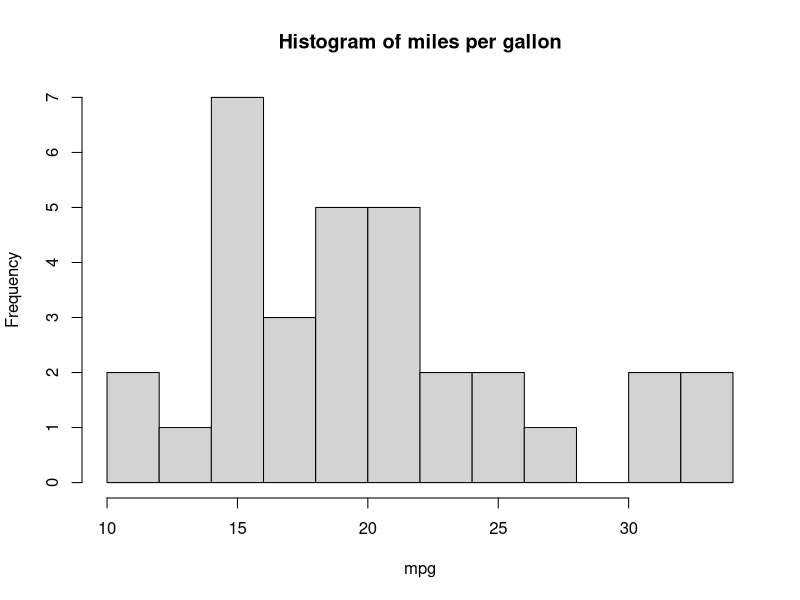
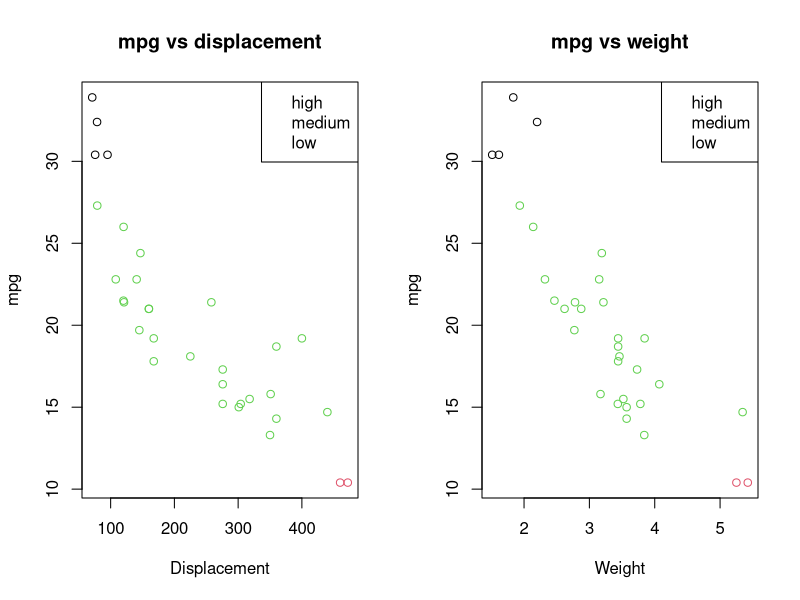
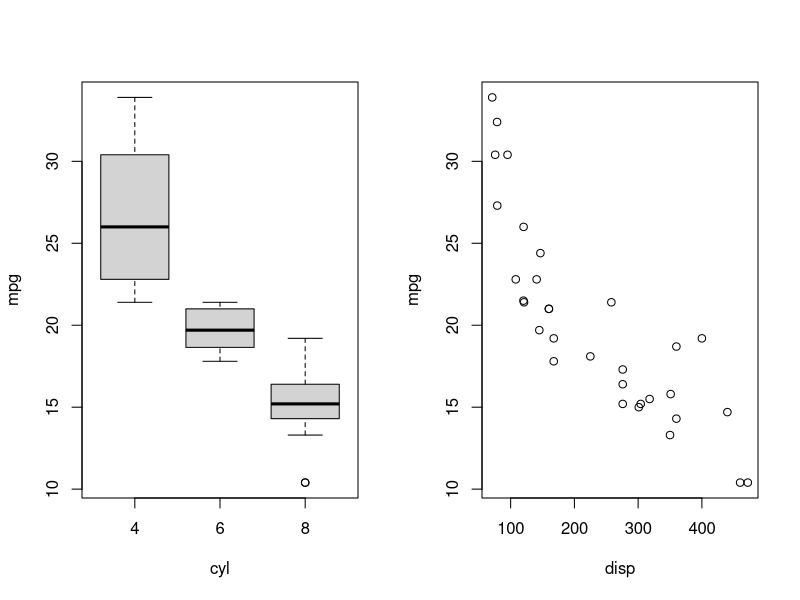
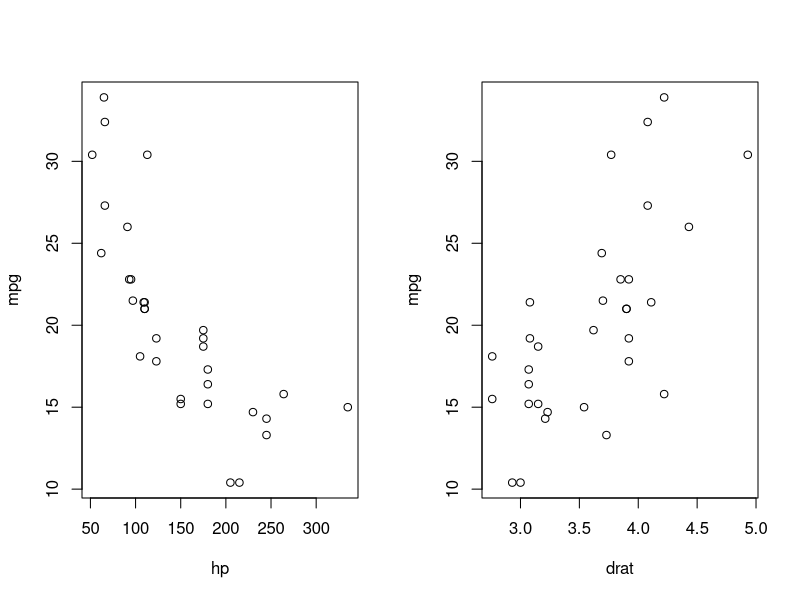
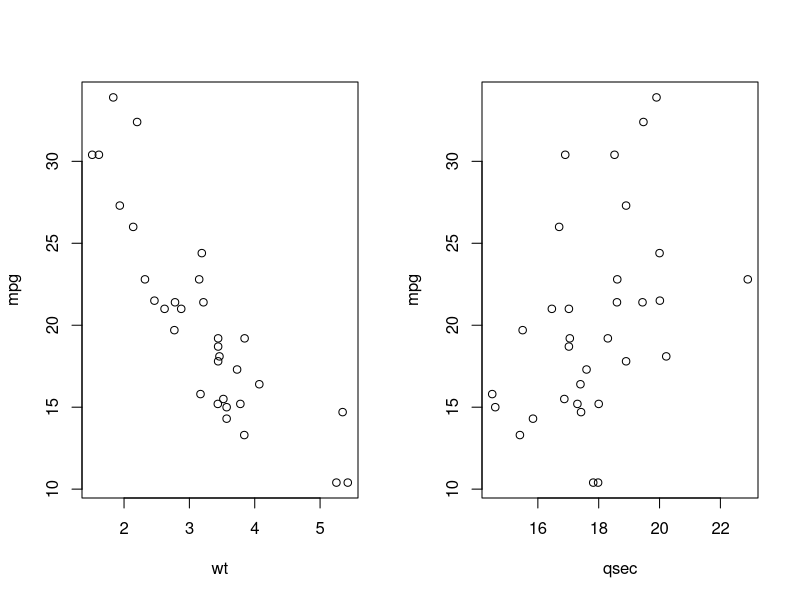
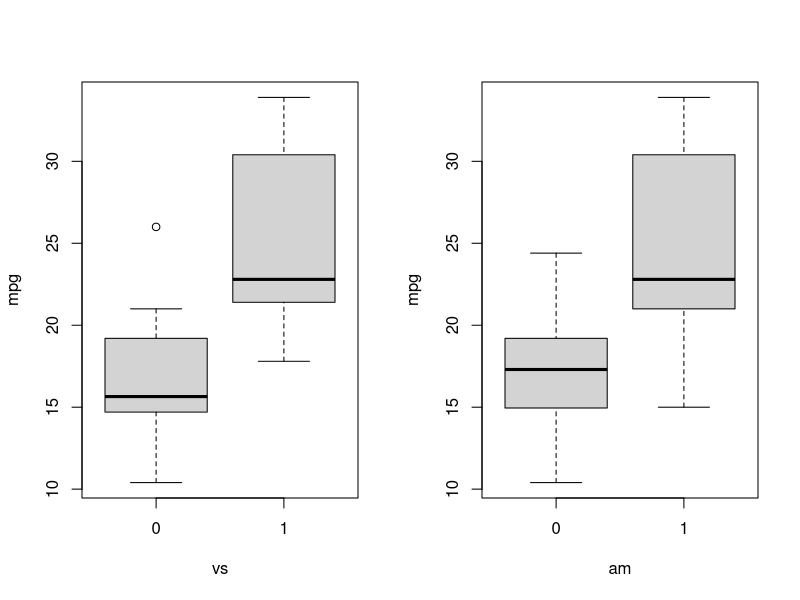
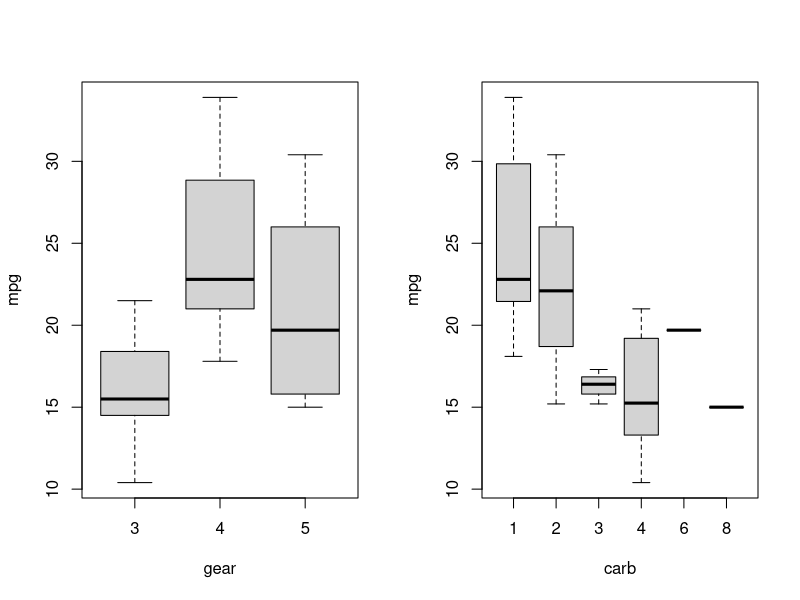
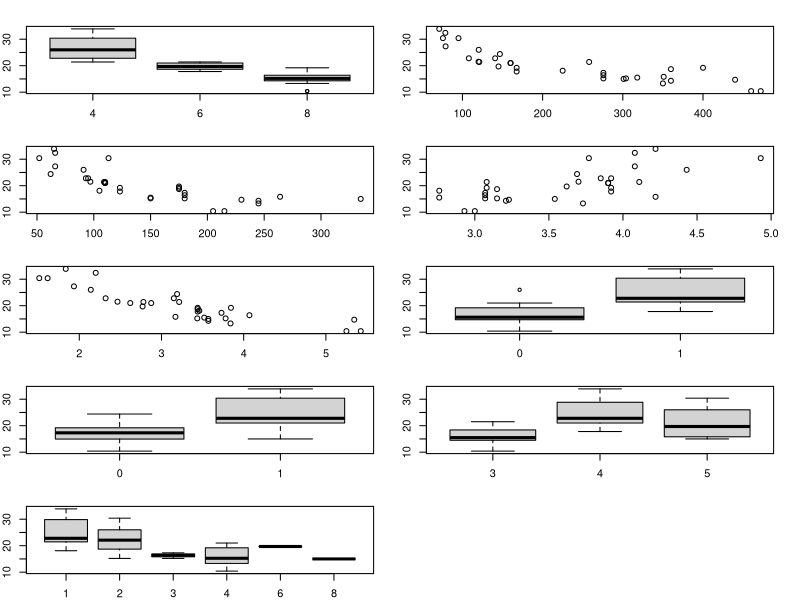

R code for these plots, in order: (Note: this script raises an error after producing the figures.)
## ---- chunk 1
library(dplyr)
library(caret)
rm(list=ls())
## ---- chunk 2
df <- mtcars
df$cyl <- as.factor(df$cyl)
df$vs <- as.factor(df$vs)
df$am <- as.factor(df$am)
df$gear <- as.factor(df$gear)
df$carb <- as.factor(df$carb)

df_plot <- df

df_fit <- df
df_fit$y <- df_fit$mpg
df_fit <- df_fit[, which('mpg' != colnames(df_fit))]
df_fit <- df_fit[, which('qsec' != colnames(df_fit))]
## ---- chunk 3
hist(
    df_plot$mpg,
    breaks=15,
    xlab="mpg",
    ylab='Frequency',
    main="Histogram of miles per gallon"
    )
## ---- chunk 4
df_plot_lowerst <- df_plot[order(df_plot$mpg)[1:5], ]
df_plot_lowerst
df_plot_highest <- df_plot[order(-df_plot$mpg)[1:10], ]
df_plot_highest
df_plot$mpg_category <- ifelse(df_plot$mpg < 11, "low", ifelse(df_plot$mpg > 30, 'high', 'medium'))
df_plot$mpg_category <- factor(df_plot$mpg_category)
## ---- chunk 5
par(mfrow=c(1, 2), 1)
plot(
    y=df_plot$mpg,
    x=df_plot$disp,
    col=df_plot$mpg_category,
    xlab="Displacement",
    ylab='mpg',
    main="mpg vs displacement")
legend(x = 'topright', legend=c('high', 'medium', 'low'), col=c('blue', 'green', 'red'))

plot(
    y=df_plot$mpg,
    x=df_plot$wt,
    col=df_plot$mpg_category,
    xlab="Weight",
    ylab='mpg',
    main="mpg vs weight",
    text.with=0.2
    )
legend(x = 'topright', legend=c('high', 'medium', 'low'), col=c('blue', 'green', 'red'))
## ---- chunk 6
plotting_variable <- 'mpg'
other_vars <- colnames(df)[which(plotting_variable != colnames(df))]
l_other_vars <- length(other_vars)
matrix_layout <- c(1:l_other_vars)

# if (l_other_vars%%2 == 1){
#     matrix_layout <- c(matrix_layout, 0)
# }
# p <- par
# par(mfrow=c(ceiling(l_other_vars / 2), 2), mar = rep(2, 4))



for (var in other_vars){
    print(var)
    plot(
        x=df[, var],
        y=df[, plotting_variable],
        xlab=var,
        ylab=plotting_variable)
}

# par(p)
## ---- chunk 7
plot_against_y <- function(df, y_lab="mpg"){
    plotting_variable <- 'y'
    other_vars <- colnames(df)[which(plotting_variable != colnames(df))]
    l_other_vars <- length(other_vars)
    matrix_layout <- c(1:l_other_vars)
    
    if (l_other_vars%%2 == 1){
        matrix_layout <- c(matrix_layout, 0)
    }
    p <- par
    par(mfrow=c(ceiling(l_other_vars / 2), 2), mar = rep(2, 4))
    for (var in other_vars){
        print(var)
        plot(
            x=df[, var],
            y=df[, plotting_variable],
            xlab=var,
            ylab=y_lab
            )
    }
    
    par(p)
}
plot_against_y(df_fit)
## ---- chunk 8
lasso_next_variable <- function(df_lasso){
    lasso_fit <- train(y ~ .-1, data=df_lasso, method='lasso')
    next_variable <- lasso_fit$finalModel$actions[1]
    print(next_variable)    
}
## ---- chunk 9
find_fit_type <- function(df, x){
    if (class(x) == "factor"){
        print('fit is a factor so return fit1')
        return(lm(y ~ x - 1, data=df_fit))
    }
    fit1 <- lm(y ~ x, data=df_fit)
    fit2 <- lm(y ~ x + I(x^2), data=df)
    fit3 <- lm(y ~ x + I(x^2) + I(x^3), data=df)
    anova_outcome <- anova(fit1, fit2, fit3)
    print(anova_outcome)
    
    if (is.na(anova_outcome$`Pr(>F)`[2])){
        print('anova for fit2 is NA so use fit1')
        return(fit1)
    }
    else if (anova_outcome$`Pr(>F)`[3] < 0.1){
        print('fit3 is an improvement')
        return(fit3)
    }
    else if (anova_outcome$`Pr(>F)`[2] < 0.1){
        print('fit2 is an improvement, use fit2')
        return(fit2)
    }
    else {
        print('fit1 is the best, use fit1')
        return(fit1) 
    }
}

best_fit <- find_fit_type(df, df$wt)
## ---- chunk 10
update_df_fit <- function(df_fit, fitted_column, fit) {
    df_fit$y <- df_fit$y - predict(fit)
    columns_to_keep <- colnames(df_fit)[which(fitted_column != colnames(df_fit))]    
    df_fit <- df_fit[, columns_to_keep]
    df_fit
}
fitted_column <- 'wt'

df_fit <- update_df_fit(df_fit, fitted_column, best_fit)
## ---- chunk 11
next_var <- lasso_next_variable(df_fit)
## ---- chunk 12
best_fit <- find_fit_type(df_fit, df_fit$hp)
## ---- chunk 13
global_best_fit <- lm(y ~ wt + I(wt^2) + hp, data=df)
previous_best_fit <- lm(y ~ wt + I(wt^2), data=df)
anova(previous_best_fit, global_best_fit)
## ---- chunk 14
fitted_column <- 'hp'
df_fit <- update_df_fit(df_fit, fitted_column, best_fit)
next_var <- lasso_next_variable(df_fit)
next_var
## ---- chunk 15
previous_best_fit <- global_best_fit
best_fit <- find_fit_type(df_fit, df_fit$am)
## ---- chunk 16
previous_best_fit <- lm(y ~ wt + I(wt^2) + hp + I(hp^2), data=df)
global_best_fit <- lm(y ~ wt + I(wt^2) + hp + I(hp^2) + am, data=df)
anova(previous_best_fit, global_best_fit)
## ---- chunk 17
summary(lm(y ~ wt + I(wt^2) + hp + I(hp^2) + am, data=df))
